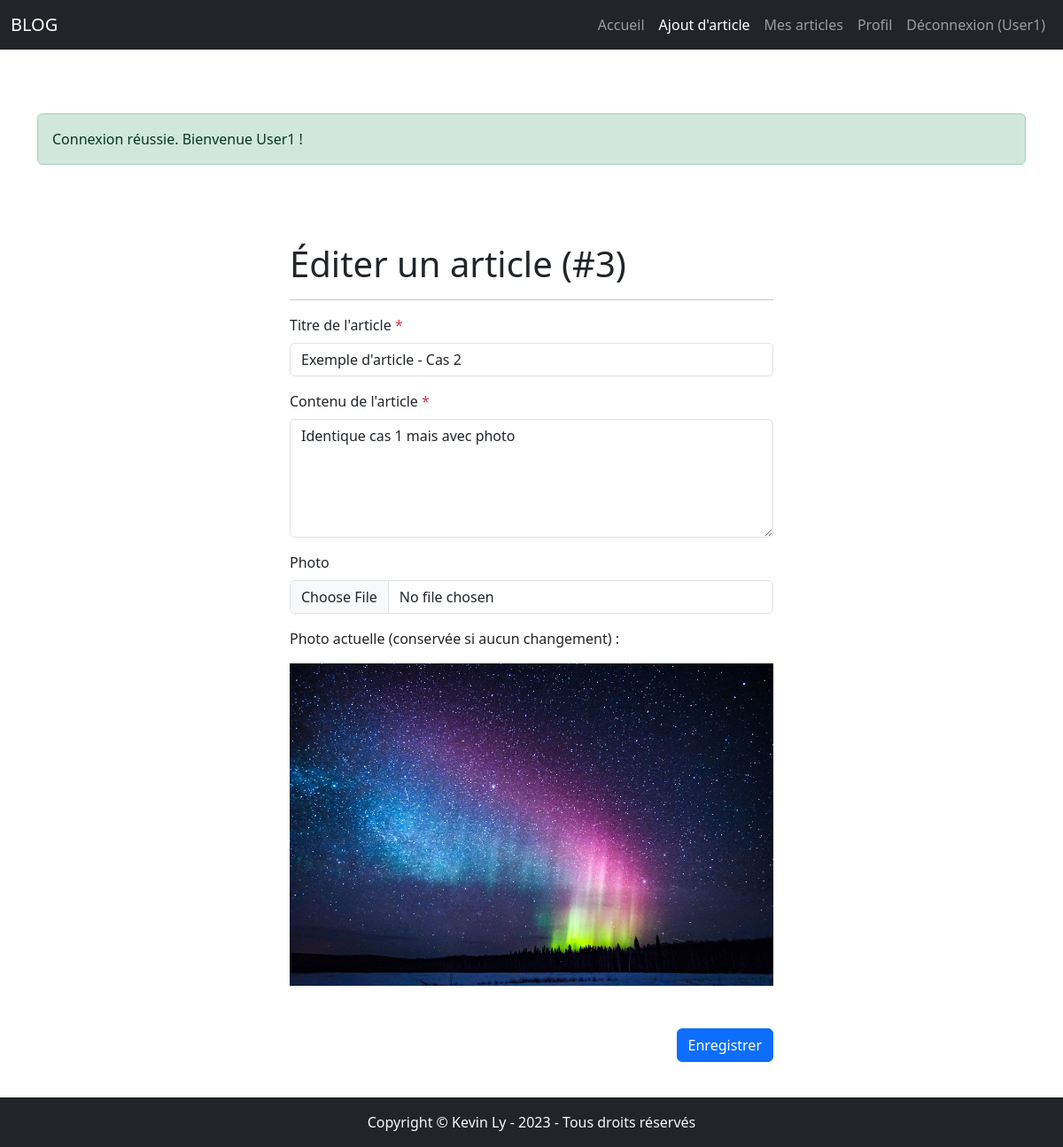
Screenshot of /form.php?action=edit&id_post=3 (signed in) with the database file from the repository.
### tables this page shows
CREATE TABLE `posts` (
  `id_post` int(11) NOT NULL,
  `id_user` int(11) DEFAULT NULL,
  `date_post` datetime NOT NULL,
  `titre` varchar(200) NOT NULL,
  `contenu` text NOT NULL,
  `photo` varchar(200) NOT NULL
);

### inc/functions.php (called while the page is built, shortened)
<?php
function goSQL($requete, $params = array()) {
    global $pdo;
    $stmt = $pdo->prepare($requete);
    if(!empty($params)) {
        foreach ($params as $index => $valeur) {
            $params[$index] = htmlspecialchars(trim($valeur));
        }
    }
    $stmt->execute($params);
    return $stmt;
}
?>

### form.php (the view, shortened to what this page needs)
<?php
if(!empty($_GET)) {
    if(isset($_GET["action"])) {
        if($_GET["action"] == "edit") {
            if(isset($_GET["id_post"]) && is_numeric($_GET["id_post"])) {
                $articleData = goSQL("SELECT titre, contenu, photo FROM posts WHERE id_post = :id_post AND id_user = :id_user", array("id_post" => $_GET["id_post"], "id_user" => $_SESSION["user"]["id_user"]))->fetch();
            }
            else {
                $_SESSION["message"] = "Action invalide.";
                $_SESSION["typeMessage"] = "danger";
                header("location:" . URLSITE . "gestion.php");
                exit();
            }
        }
        else {
            $_SESSION["message"] = "Action invalide.";
            $_SESSION["typeMessage"] = "danger";
            header("location:" . URLSITE . "gestion.php");
            exit();
        }
    }
}
require_once("./inc/header.php");
?>
<div class="container">
    <?php if(isset($_SESSION["message"])) : ?>
        <div class="row">
            <div class="col my-5">
                <div class="alert alert-<?php echo $_SESSION["typeMessage"] ?>"><?= $_SESSION["message"] ?></div>
            </div>
        </div>
    <?php
        endif; ?>
    <div class="row row-cols-1 row-cols-lg-2 justify-content-center">
        <div class="col my-4">
            <h1><?php echo empty($_GET) ? "Ajouter un article" : (isset($_GET["action"]) == "edit" ? "Éditer un article (#$_GET[id_post])" : "") ?></h1>
            <hr>
            <form method="post" enctype="multipart/form-data">
                <div class="mb-3">
                    <label for="titre" class="form-label">Titre de l'article <span class="text-danger">*</span></label>
                    <input type="text" id="titre" name="titre" class="form-control" value="<?php echo $_POST["titre"] ?? $articleData["titre"] ?? "" ?>">
                </div>
                <div class="mb-3">
                    <label for="contenu" class="form-label">Contenu de l'article <span class="text-danger">*</span></label>
                    <textarea id="contenu" name="contenu" rows="5" class="form-control"><?php echo $_POST["contenu"] ?? $articleData["contenu"] ?? "" ?></textarea>
                </div>
                <div class="mb-3">
                    <label for="photo" class="form-label">Photo</label>
                    <input type="file" id="photo" name="photo" class="form-control" accept="image/jpeg,image/png,image/webp">
                </div>
                <?php if(!empty($articleData["photo"])) : ?>
                    <p>Photo actuelle (conservée si aucun changement) :</p>
                    <img src="<?php echo URLSITE . "photos/" . $articleData["photo"] ?>" alt="<?php echo $articleData["titre"] ?>" class="h-100 w-100 mb-5">
                <?php endif; ?>
                <div class="mb-3 d-flex justify-content-end">
                    <button type="submit" class="btn btn-primary">Enregistrer</button>
                </div>
            </form>
        </div>
    </div>
</div>
<?php require_once("./inc/footer.php") ?>

### assets/css/style.css (style rules this page uses)
html { min-height: 100vh; position: relative; }

### rows the page displays
posts: titre "Exemple d'article - Cas 2", contenu "Identique cas 1 mais avec photo", photo (picture)

### other values shown
$_SESSION["user"]["nom"] "User1"
$_SESSION["message"] "Connexion réussie. Bienvenue User1 !"
$_GET[id_post] "3"
